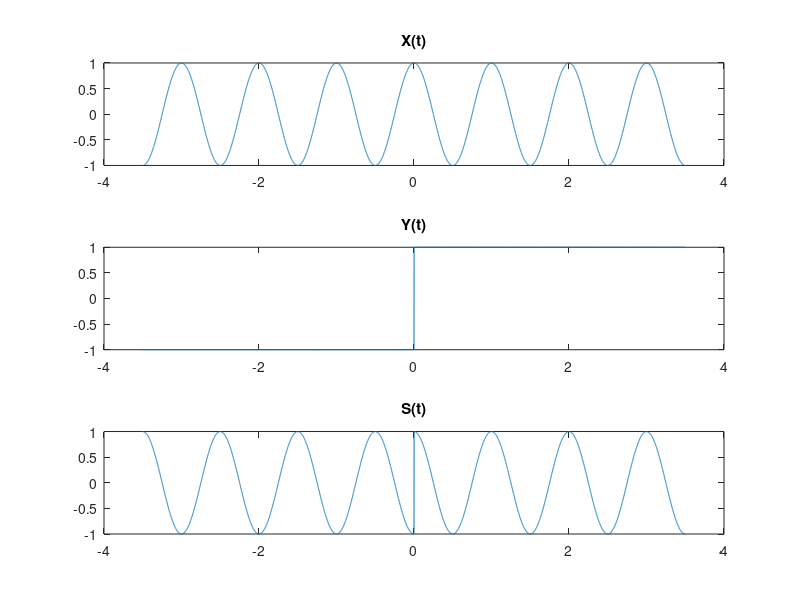

MATLAB code for this plot:
T1=3.5;
t = -T1:0.001:T1;
subplot(3,1,1)
x=cos(t*2*pi);
plot(t,x)
title('X(t)')

subplot(3,1,2)
y(t>=0) = 1;
y(t<=0)=-1;
plot(t,y)
title('Y(t)')

subplot(3,1,3)
plot(t,y.*x)
title('S(t)')